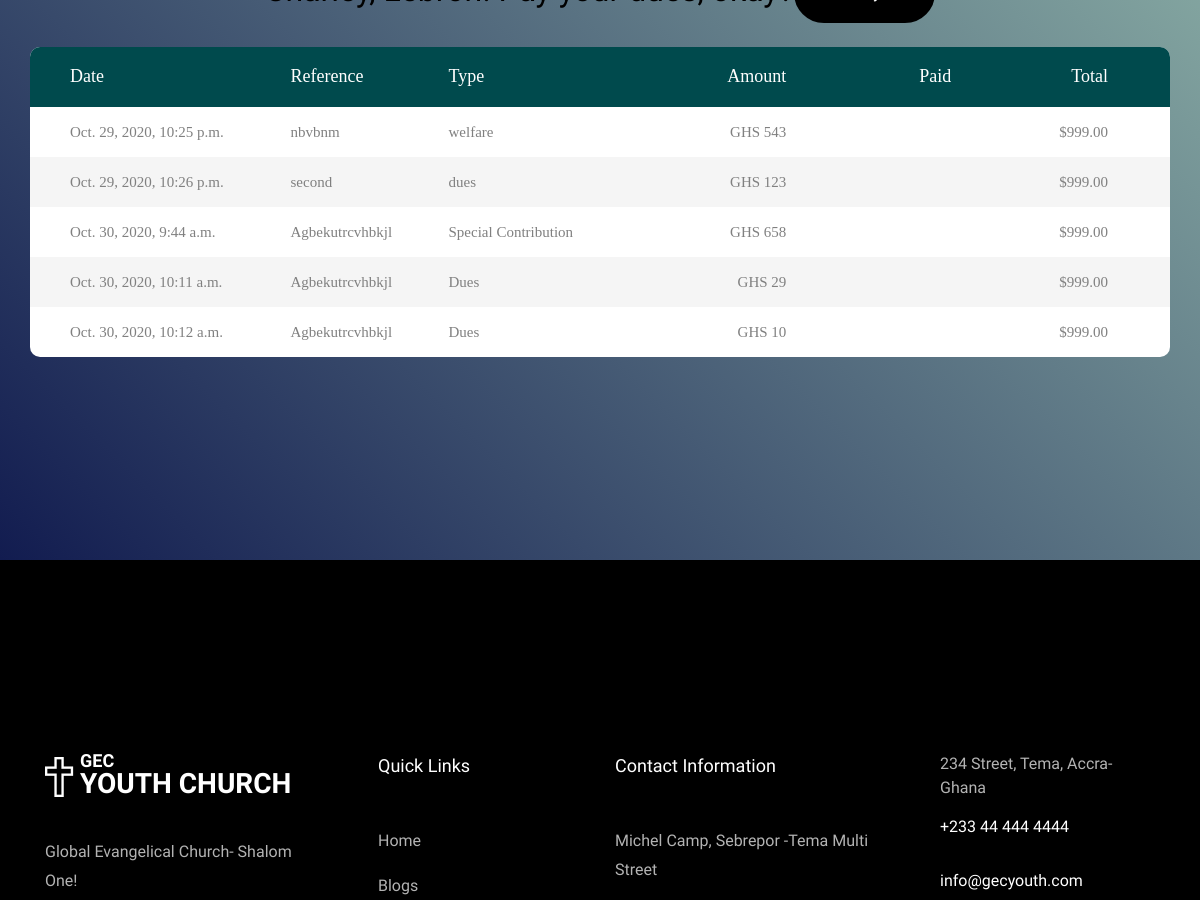
The app's page /accounts/dashboard/ (signed in, middle part), older data.
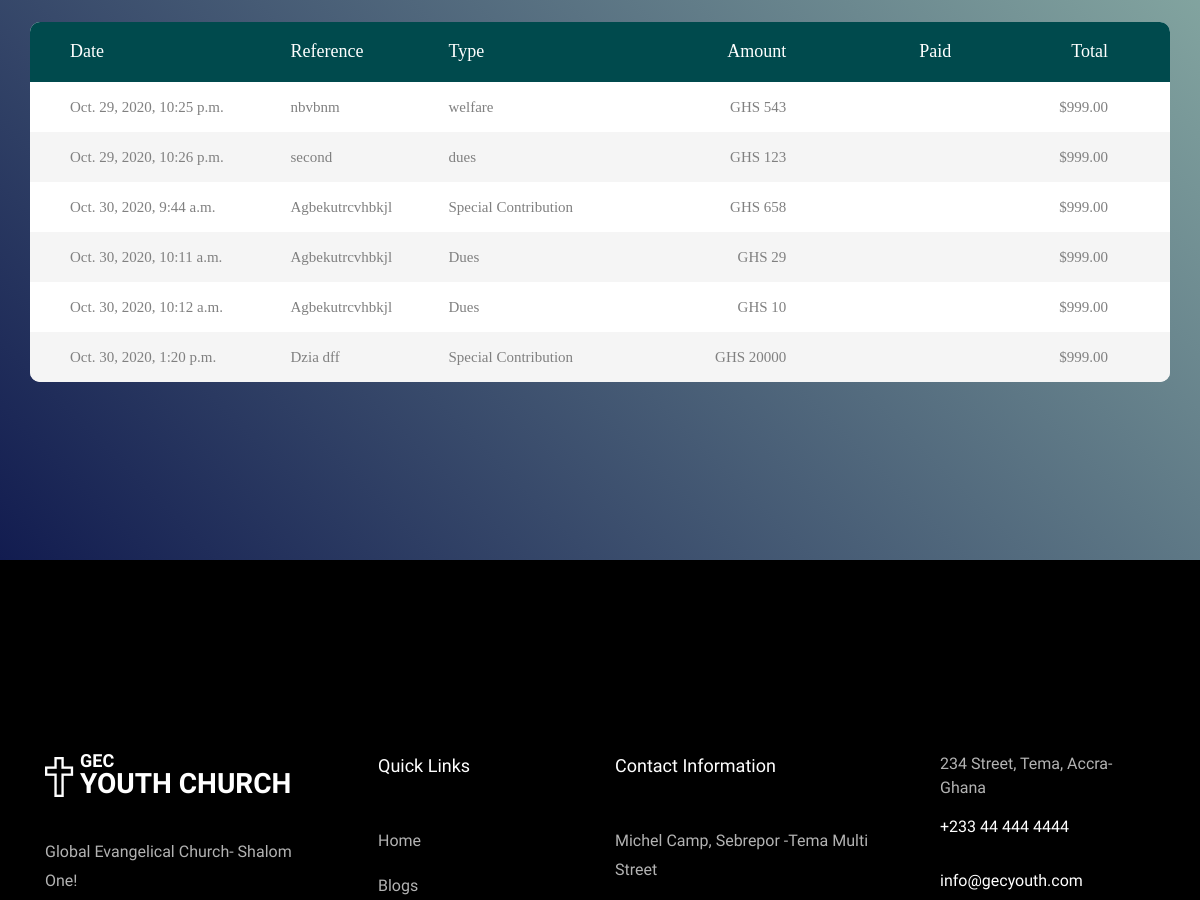
The same page, newer data.
### accounts/models.py (models this page shows, shortened)
class Payments(models.Model):
    user = models.ForeignKey(User, on_delete=models.CASCADE, null=True)
    fullname= models.CharField(max_length=100, null=True)
    email= models.EmailField(max_length=110, null=True)
    mobile_number= models.CharField(null=True, max_length=15)
    types= models.CharField(null=True, max_length=100)
    amount= models.IntegerField(null=True)
    created_on = models.DateTimeField(auto_now_add=True, null=True, blank=True)

### accounts/views.py (the view)
@login_required
def dashboard(request):
    queryset = Payments.objects.filter(user=request.user)
    return render(request, "accounts/dashboard.html", {'queryset': queryset})

### accounts/templates/accounts/dashboard.html (shortened to what this page needs)
{% extends 'youth/base.html' %}
{% load static %}
{% block body %}
	<div class="limiter">
		<div class="container-table100">
			<div class="wrap-table100">
          <h2 class="mb-4 text-center ">Charley, {{ user.first_name|default:'Guest' }}! Pay your dues, okay?<a href="{% url 'accounts:payment' %}" class="btn btn-primary p-3">Make Payment</a></h2>
				<div class="table100">
					<table>
						<thead>
							<tr class="table100-head">
								<th class="column1">Date</th>
								<th class="column2">Reference</th>
								<th class="column3">Type</th>
								<th class="column4">Amount</th>
								<th class="column5">Paid</th>
								<th class="column6">Total</th>
							</tr>
						</thead>
						<tbody>
							{% for pay in queryset %}
								<tr>
									<td class="column1">{{ pay.created_on }}</td>
									<td class="column2">{{ pay.fullname }}</td>
									<td class="column3">{{ pay.types }}</td>
									<td class="column4">GHS {{ pay.amount }}</td>
									<td class="column5"><i class="icon-money" aria-hidden="true"></i></td>
									<td class="column6">$999.00</td>
								</tr>
							{% endfor %}
						</tbody>
  				</table>
				</div>
			</div>
		</div>
	</div>
{% endblock body %}

Row changes from the older to the newer data that the page shows:
added Payments: created_on "Oct. 30, 2020, 1:20 p.m.", fullname "Dzia dff", types "Special Contribution", amount "20000"
